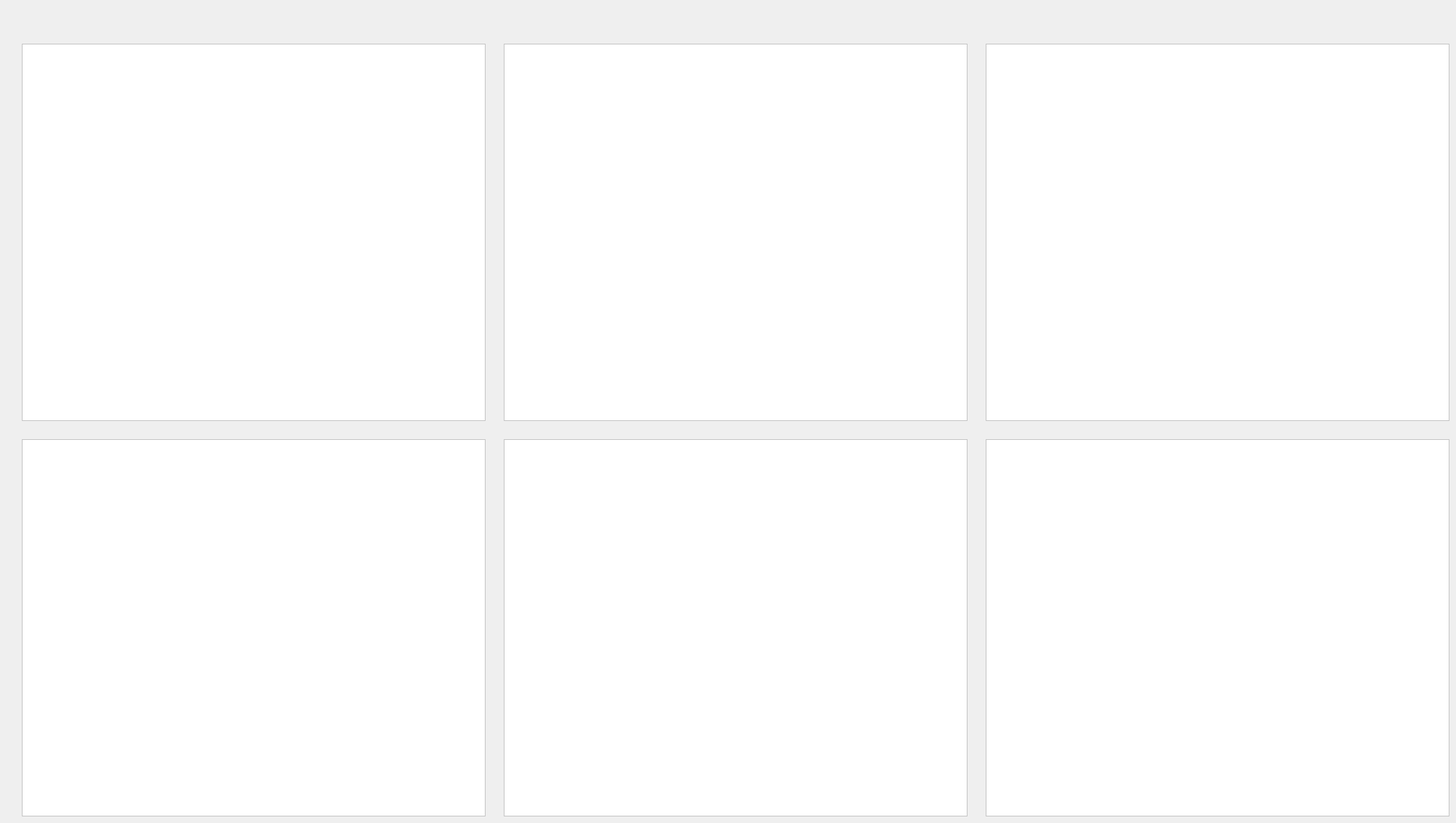
      <widget class="QWidget" name="tab_2">
       <attribute name="title">
        <string>GRAPHS</string>
       </attribute>
       <widget class="QWidget" name="layoutWidget">
        <property name="geometry">
         <rect>
          <x>30</x>
          <y>60</y>
          <width>1961</width>
          <height>1061</height>
         </rect>
        </property>
        <layout class="QGridLayout" name="gridLayout_2">
         <property name="spacing">
          <number>25</number>
         </property>
         <item row="0" column="0">
          <widget class="PlotWidget" name="ALT">
           <property name="styleSheet">
            <string notr="true">background-color: rgb(255, 255, 255);</string>
           </property>
          </widget>
         </item>
         <item row="0" column="1">
          <widget class="PlotWidget" name="AST">
           <property name="styleSheet">
            <string notr="true">background-color: rgb(255, 255, 255);</string>
           </property>
          </widget>
         </item>
         <item row="0" column="2">
          <widget class="PlotWidget" name="TEMPT">
           <property name="styleSheet">
            <string notr="true">background-color: rgb(255, 255, 255);</string>
           </property>
          </widget>
         </item>
         <item row="1" column="0">
          <widget class="PlotWidget" name="VT">
           <property name="styleSheet">
            <string notr="true">background-color: rgb(255, 255, 255);</string>
           </property>
          </widget>
         </item>
         <item row="1" column="1">
          <widget class="PlotWidget" name="PT">
           <property name="styleSheet">
            <string notr="true">background-color: rgb(255, 255, 255);</string>
           </property>
          </widget>
         </item>
         <item row="1" column="2">
          <widget class="PlotWidget" name="TT">
           <property name="styleSheet">
            <string notr="true">background-color: rgb(255, 255, 255);</string>
           </property>
          </widget>
         </item>
        </layout>
       </widget>
      </widget>
